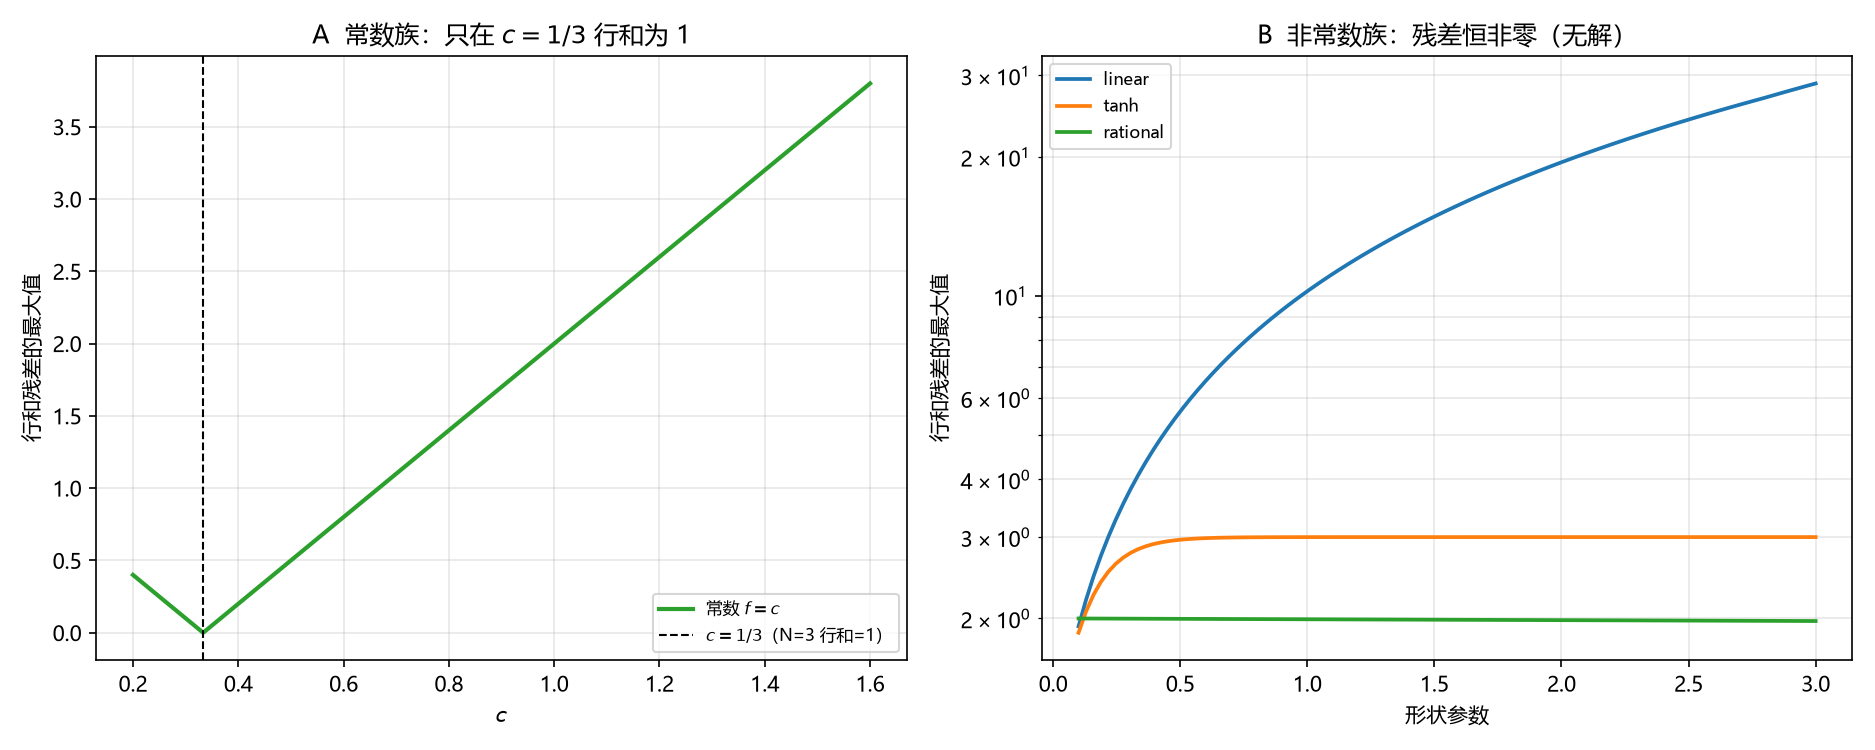

Here is the Python script that generated this plot:
# -*- coding: utf-8 -*-
"""
审-1 no-go 的函数图像核对：对若干 f 族，检查 C_ij=f(tau_i-tau_j)
在 N=3 时逐行和是否可能恒为 1。

结论：只有常数 f 能让行和对任意 tau 不变；而常数 f 又与 C_ii=1 或 C1=1 冲突。
只做形状核对，不拟合。
"""

import csv
import os

import numpy as np
import matplotlib
matplotlib.use("Agg")
import matplotlib.pyplot as plt

plt.rcParams["font.sans-serif"] = ["Microsoft YaHei", "SimHei", "DejaVu Sans"]
plt.rcParams["axes.unicode_minus"] = False

HERE = os.path.dirname(os.path.abspath(__file__))
OUT_PNG = os.path.join(HERE, "环07_审1no-go.png")
OUT_CSV = os.path.join(HERE, "环07_审1no-go.csv")

rng = np.random.default_rng(20261122)
TAUS = rng.normal(size=(400, 3))


def f_const(x, c):
    return np.full_like(np.asarray(x, dtype=float), c)


def f_linear(x, k):
    return k * np.asarray(x, dtype=float)


def f_tanh(x, k):
    return np.tanh(k * np.asarray(x, dtype=float))


def f_rational(x, a):
    return 1.0 / (1.0 + a * np.asarray(x, dtype=float) ** 2)


def row_residual(f):
    """返回 max_i |sum_j f(tau_i-tau_j) - 1| 在 400 组随机 tau 上的最大值。"""
    out = []
    for tau in TAUS:
        D = tau[:, None] - tau[None, :]
        M = f(D)
        out.append(np.max(np.abs(M.sum(axis=1) - 1.0)))
    return float(np.max(out))


def main():
    rows = []

    # A: 常数族（唯一能让行和对 tau 不变的候选）
    cs = np.unique(np.concatenate([np.linspace(0.2, 1.6, 100), [1.0 / 3.0]]))
    const_res = [row_residual(lambda x, c=c: f_const(x, c)) for c in cs]
    for c, r in zip(cs, const_res):
        rows.append(("const", c, r))

    # B: 非常数族
    ks = np.linspace(0.1, 3.0, 100)
    for name, fun in [("linear", f_linear), ("tanh", f_tanh), ("rational", f_rational)]:
        res = [row_residual(lambda x, k=k, fun=fun: fun(x, k)) for k in ks]
        for k, r in zip(ks, res):
            rows.append((name, k, r))

    with open(OUT_CSV, "w", newline="", encoding="utf-8-sig") as f:
        wr = csv.writer(f)
        wr.writerow(["family", "param", "max_row_residual"])
        wr.writerows(rows)

    fig, ax = plt.subplots(1, 2, figsize=(12.5, 5.0))

    ax[0].plot(cs, const_res, lw=2.0, color="tab:green", label="常数 $f=c$")
    ax[0].axvline(1.0 / 3.0, color="k", ls="--", lw=1.0,
                  label=r"$c=1/3$（N=3 行和=1）")
    ax[0].set_xlabel("$c$")
    ax[0].set_ylabel("行和残差的最大值")
    ax[0].set_title("A  常数族：只在 $c=1/3$ 行和为 1")
    ax[0].legend(fontsize=8)
    ax[0].grid(alpha=0.3)

    for name, fun in [("linear", f_linear), ("tanh", f_tanh), ("rational", f_rational)]:
        res = [row_residual(lambda x, k=k, fun=fun: fun(x, k)) for k in ks]
        ax[1].semilogy(ks, res, lw=1.8, label=name)
    ax[1].set_xlabel("形状参数")
    ax[1].set_ylabel("行和残差的最大值")
    ax[1].set_title("B  非常数族：残差恒非零（无解）")
    ax[1].legend(fontsize=8)
    ax[1].grid(alpha=0.3, which="both")

    fig.tight_layout()
    fig.savefig(OUT_PNG, dpi=150)
    plt.close(fig)

    print(f"constant family min residual = {min(const_res):.6e} at c={cs[int(np.argmin(const_res))]:.4f}")
    for name, fun in [("linear", f_linear), ("tanh", f_tanh), ("rational", f_rational)]:
        res = [row_residual(lambda x, k=k, fun=fun: fun(x, k)) for k in ks]
        print(f"{name}: min residual = {min(res):.6e}")


if __name__ == "__main__":
    main()
